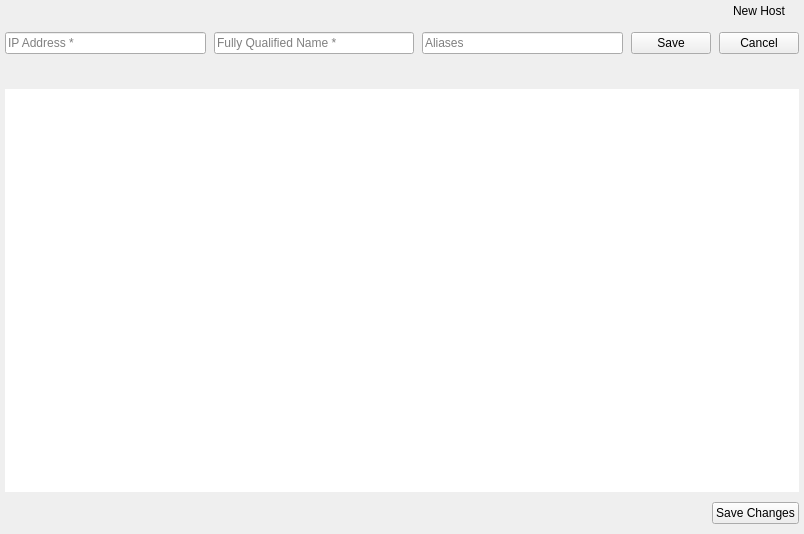
<?xml version="1.0" encoding="UTF-8"?>
<ui version="4.0">
 <class>HostManage</class>
 <widget class="QWidget" name="HostManage">
  <property name="geometry">
   <rect>
    <x>0</x>
    <y>0</y>
    <width>804</width>
    <height>534</height>
   </rect>
  </property>
  <property name="windowTitle">
   <string>Form</string>
  </property>
  <layout class="QGridLayout" name="gridLayout">
   <property name="leftMargin">
    <number>5</number>
   </property>
   <property name="topMargin">
    <number>0</number>
   </property>
   <property name="rightMargin">
    <number>5</number>
   </property>
   <property name="bottomMargin">
    <number>10</number>
   </property>
   <property name="spacing">
    <number>10</number>
   </property>
   <item row="2" column="0">
    <widget class="QLabel" name="lblErrorMsg">
     <property name="font">
      <font>
       <pointsize>10</pointsize>
      </font>
     </property>
     <property name="text">
      <string/>
     </property>
    </widget>
   </item>
   <item row="5" column="0">
    <widget class="QLabel" name="lblChangesMsg">
     <property name="text">
      <string/>
     </property>
    </widget>
   </item>
   <item row="5" column="1" alignment="Qt::AlignRight">
    <widget class="QPushButton" name="btnSaveChanges">
     <property name="cursor">
      <cursorShape>PointingHandCursor</cursorShape>
     </property>
     <property name="focusPolicy">
      <enum>Qt::NoFocus</enum>
     </property>
     <property name="accessibleName">
      <string notr="true">primary</string>
     </property>
     <property name="text">
      <string>Save Changes</string>
     </property>
    </widget>
   </item>
   <item row="0" column="0" colspan="2">
    <layout class="QHBoxLayout" name="horizontalLayout_2">
     <property name="spacing">
      <number>10</number>
     </property>
     <property name="leftMargin">
      <number>0</number>
     </property>
     <property name="topMargin">
      <number>0</number>
     </property>
     <item alignment="Qt::AlignLeft">
      <widget class="QLabel" name="lblHostTitle">
       <property name="text">
        <string/>
       </property>
      </widget>
     </item>
     <item>
      <spacer name="horizontalSpacer">
       <property name="orientation">
        <enum>Qt::Horizontal</enum>
       </property>
       <property name="sizeHint" stdset="0">
        <size>
         <width>40</width>
         <height>20</height>
        </size>
       </property>
      </spacer>
     </item>
     <item alignment="Qt::AlignRight">
      <widget class="QPushButton" name="btnNewHost">
       <property name="cursor">
        <cursorShape>PointingHandCursor</cursorShape>
       </property>
       <property name="focusPolicy">
        <enum>Qt::NoFocus</enum>
       </property>
       <property name="accessibleName">
        <string/>
       </property>
       <property name="text">
        <string>New Host</string>
       </property>
       <property name="checkable">
        <bool>true</bool>
       </property>
       <property name="flat">
        <bool>true</bool>
       </property>
      </widget>
     </item>
    </layout>
   </item>
   <item row="1" column="0" colspan="2">
    <widget class="QWidget" name="widgetAddEditHost" native="true">
     <layout class="QHBoxLayout" name="horizontalLayout">
      <property name="spacing">
       <number>8</number>
      </property>
      <property name="leftMargin">
       <number>0</number>
      </property>
      <property name="topMargin">
       <number>0</number>
      </property>
      <property name="rightMargin">
       <number>0</number>
      </property>
      <property name="bottomMargin">
       <number>0</number>
      </property>
      <item>
       <widget class="QLineEdit" name="txtIP">
        <property name="focusPolicy">
         <enum>Qt::StrongFocus</enum>
        </property>
        <property name="placeholderText">
         <string>IP Address *</string>
        </property>
       </widget>
      </item>
      <item>
       <widget class="QLineEdit" name="txtFullyQualified">
        <property name="placeholderText">
         <string>Fully Qualified Name *</string>
        </property>
       </widget>
      </item>
      <item>
       <widget class="QLineEdit" name="txtAliases">
        <property name="placeholderText">
         <string>Aliases</string>
        </property>
       </widget>
      </item>
      <item>
       <widget class="QPushButton" name="btnSave">
        <property name="cursor">
         <cursorShape>PointingHandCursor</cursorShape>
        </property>
        <property name="focusPolicy">
         <enum>Qt::NoFocus</enum>
        </property>
        <property name="accessibleName">
         <string notr="true">primary</string>
        </property>
        <property name="text">
         <string>Save</string>
        </property>
       </widget>
      </item>
      <item>
       <widget class="QPushButton" name="btnCancel">
        <property name="cursor">
         <cursorShape>PointingHandCursor</cursorShape>
        </property>
        <property name="focusPolicy">
         <enum>Qt::NoFocus</enum>
        </property>
        <property name="accessibleName">
         <string notr="true">danger</string>
        </property>
        <property name="text">
         <string>Cancel</string>
        </property>
       </widget>
      </item>
     </layout>
    </widget>
   </item>
   <item row="3" column="0" colspan="2">
    <widget class="QTableView" name="tableViewHosts">
     <property name="focusPolicy">
      <enum>Qt::NoFocus</enum>
     </property>
     <property name="frameShape">
      <enum>QFrame::NoFrame</enum>
     </property>
     <property name="editTriggers">
      <set>QAbstractItemView::NoEditTriggers</set>
     </property>
     <property name="selectionBehavior">
      <enum>QAbstractItemView::SelectRows</enum>
     </property>
     <property name="textElideMode">
      <enum>Qt::ElideMiddle</enum>
     </property>
     <property name="sortingEnabled">
      <bool>true</bool>
     </property>
     <attribute name="horizontalHeaderShowSortIndicator" stdset="0">
      <bool>true</bool>
     </attribute>
     <attribute name="horizontalHeaderStretchLastSection">
      <bool>true</bool>
     </attribute>
     <attribute name="verticalHeaderVisible">
      <bool>false</bool>
     </attribute>
    </widget>
   </item>
  </layout>
 </widget>
 <resources/>
 <connections/>
</ui>
